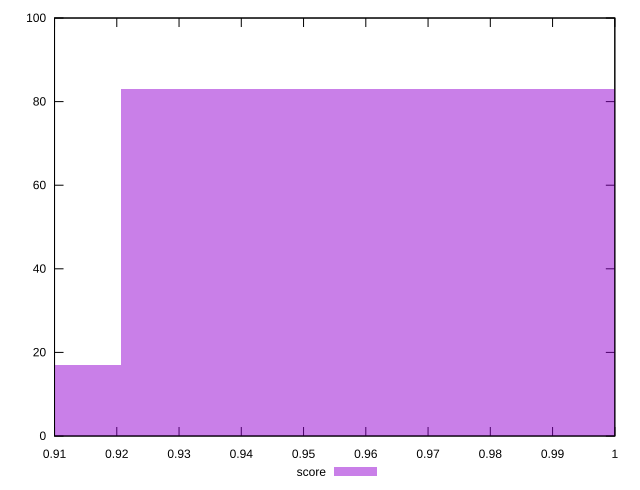

Write gnuplot code to recreate this figure.
reset

$score <<EOF
0.880606763243249 17
0.9606619235380898 83
EOF

set key outside below
set boxwidth 0.08005516029484082
set xrange [0.91:1]
set yrange [0:100]
set trange [0:100]
set style fill transparent solid 0.5 noborder
set terminal svg size 640, 490 enhanced background rgb 'white'
set output "report/report_00029_2021-02-24T13-36-40.390Z/cumulative-layout-shift/samples/music/score/histogram.svg"

plot $score title "score" with boxes

reset
